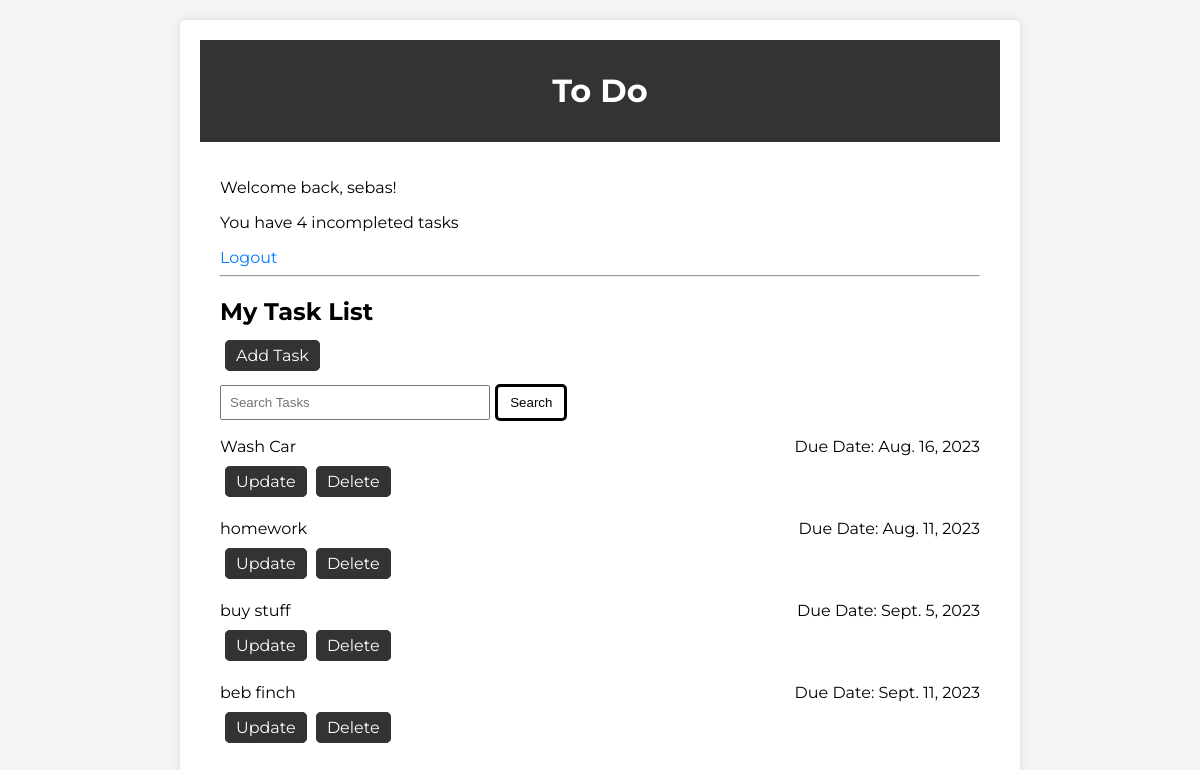
Before: / (signed in) with the older database file.
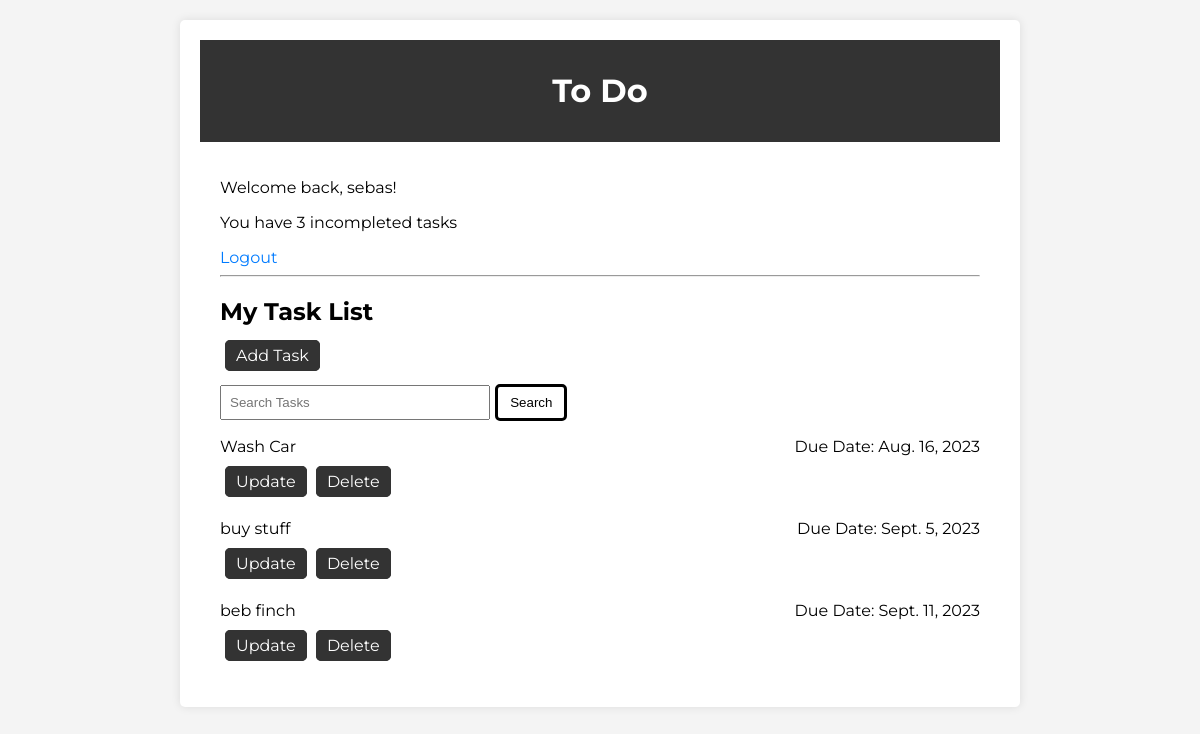
After: the same page with the newer database file.
### tasks/models.py (models this page shows, shortened)
class Task(models.Model):
    title = models.CharField(max_length=200)
    description = models.TextField()
    user = models.ForeignKey(User, on_delete=models.CASCADE)
    created_at = models.DateTimeField(auto_now_add=True)
    due_date = models.DateField()
    completed = models.BooleanField(default=False)
    class Meta():
        ordering = ['completed']

### tasks/views.py (the view)
# urls.py: path('', views.ViewTasks, name = 'task_list'),
@login_required
def ViewTasks(request):
    tasks = Task.objects.filter(user=request.user) # Query all the users tasks from the database
    incomplete_tasks = Task.objects.filter(user=request.user, completed=False)  # Query incomplete tasks
    context = {
        'tasks': tasks,
        'incomplete_tasks': incomplete_tasks,
    }  # Create a context dictionary with the 'tasks'& 'incomplete_tasks' queryset
    return render(request, 'tasks/list.html', context) # Render the 'list.html' template with the context data

### tasks/templates/tasks/list.html (shortened to what this page needs)
{% extends 'tasks/main.html' %}
{% block content %}
    {% if request.user.is_authenticated %}
        <p>Welcome back, {{ request.user }}!</p>
        <p>You have {{incomplete_tasks|length}} incompleted tasks</p>
        <a href="{% url 'logout' %}" class="logout-link">Logout</a>
    {% else %}
        <a href="{% url 'login' %}"class="login-link">Login</a>
    {% endif %}
    <hr>
    <h2>My Task List</h2>
    <a href="{% url 'create_task' %}"class="add-task-link">Add Task</a>
    <form method="get" action="{% url 'search_tasks' %}">
        <input type="text" name="query" placeholder="Search Tasks" class="search-box">
        <input type="submit" value="Search" class="search-button">
    </form>
    {% for task in tasks %}
        <div class="task-view">
            <div class="task-info">
                <p {% if task.completed %}class="completed-task"{% endif %}>{{ task.title }}</p>
                <p>Due Date: {{ task.due_date }}</p>
            </div>
            <a href="{% url 'update_task' task.id %}" class="update-link">Update</a>
            <a href="{% url 'delete_task' task.id %}" class="delete-link">Delete</a>
        </div>
    {% endfor %}
{% endblock %}

Changed rows visible on the page:
removed Task: title "homework", due_date "Aug. 11, 2023"
Other visible differences:
{{ incomplete_tasks|length }}: "4" → "3"
